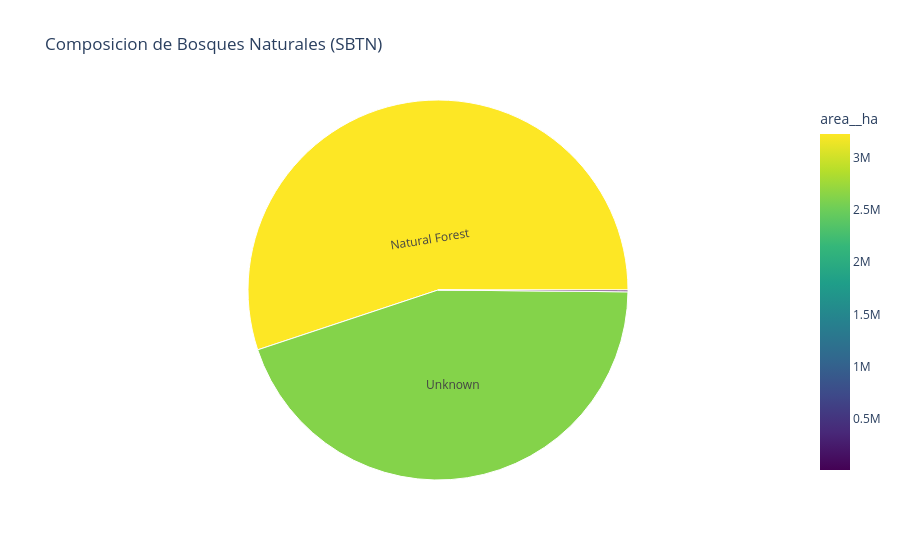

The code cell stored with this chart in its notebook:
### Markdown cell above
## 1. Composicion del Ecosistema Forestal (SBTN)
¿Que tipo de bosques estamos tratando de proteger? Este grafico muestra la clasificacion de bosques naturales en el estado.

### Code cell
df_nat = pd.read_csv(os.path.join(DATA_DIR, "gfw_clases_bosque_natural.csv"))
fig_sun = px.sunburst(
    df_nat, 
    path=['sbtn_natural_forests__class'], 
    values='area__ha',
    title="Composicion de Bosques Naturales (SBTN)",
    color='area__ha',
    color_continuous_scale='Viridis'
)
fig_sun.show()

### Figure 1 — Plotly figure (JSON) as saved in the notebook; plotly's stock layout.template omitted (floating-point values rounded to 4 significant figures)
{"data": [{"branchvalues": "total", "customdata": [[2622000.0], [3229000.0], [8928.0]], "domain": {"x": [0, 1], "y": [0, 1]}, "hovertemplate": "labels=%{label}<br>area__ha_sum=%{value}<br>parent=%{parent}<br>id=%{id}<br>area__ha=%{color}<extra></extra>", "ids": ["Unknown", "Natural Forest", "Non-Natural Forest"], "labels": ["Unknown", "Natural Forest", "Non-Natural Forest"], "marker": {"coloraxis": "coloraxis", "colors": [2622000.0, 3229000.0, 8928.0]}, "name": "", "parents": ["", "", ""], "type": "sunburst", "values": [2622000.0, 3229000.0, 8928.0]}], "layout": {"coloraxis": {"colorbar": {"title": {"text": "area__ha"}}, "colorscale": [[0, "#440154"], [0.1111, "#482878"], [0.2222, "#3e4989"], [0.3333, "#31688e"], [0.4444, "#26828e"], [0.5556, "#1f9e89"], [0.6667, "#35b779"], [0.7778, "#6ece58"], [0.8889, "#b5de2b"], [1, "#fde725"]]}, "legend": {"tracegroupgap": 0}, "title": {"text": "Composicion de Bosques Naturales (SBTN)"}}}
